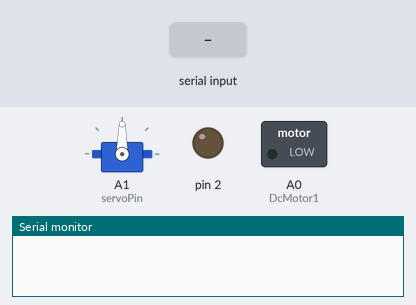
Recording of a sketch running on a simulated Arduino Uno, built with avr-gcc and run on an emulated ATmega328P. Parts: servo, switched loads named in the sketch (green lamp = pin HIGH), output pins drawn as LEDs (lit = HIGH), the last lines printed to the serial monitor. The inputs (shaded band) are chosen by the test bench.

Above: at 1.2 s.
1.3 s: "d" received over the second serial link
At 1.9 s:
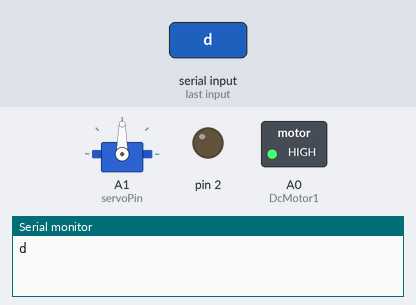
2.8 s: "b" received over the second serial link
At 4.2 s:
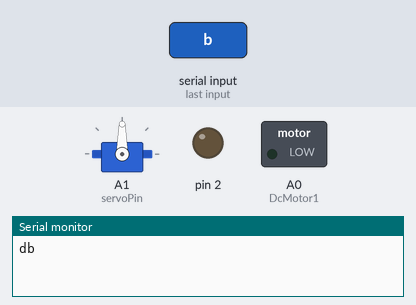
Timing chart, 0 to 5.8 s (numbered marks = the images above; inputs shaded):
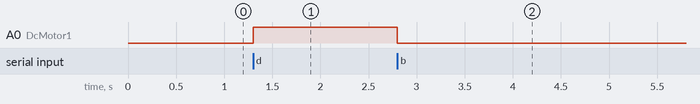

The sketch:

FEPcodeV3.ino
```cpp
/*
Samme do not touch stuff you dont understand !!
all I want you to do is put the startLunch method in void loop
then troble shoot the startLunch method. Put the pin number for the
motors in the according varible. Once Shoots are consistent and are perfect
wire spearker, leds, H-brige.
Thank you
love Raj

*/
// importing library's
#include <SoftwareSerial.h>
#include <Servo.h>
//defing notes in the array
#define NOTE_B0  31
#define NOTE_C1  33
#define NOTE_CS1 35
#define NOTE_D1  37
#define NOTE_DS1 39
#define NOTE_E1  41
#define NOTE_F1  44
#define NOTE_FS1 46
#define NOTE_G1  49
#define NOTE_GS1 52
#define NOTE_A1  55
#define NOTE_AS1 58
#define NOTE_B1  62
#define NOTE_C2  65
#define NOTE_CS2 69
#define NOTE_D2  73
#define NOTE_DS2 78
#define NOTE_E2  82
#define NOTE_F2  87
#define NOTE_FS2 93
#define NOTE_G2  98
#define NOTE_GS2 104
#define NOTE_A2  110
#define NOTE_AS2 117
#define NOTE_B2  123
#define NOTE_C3  131
#define NOTE_CS3 139
#define NOTE_D3  147
#define NOTE_DS3 156
#define NOTE_E3  165
#define NOTE_F3  175
#define NOTE_FS3 185
#define NOTE_G3  196
#define NOTE_GS3 208
#define NOTE_A3  220
#define NOTE_AS3 233
#define NOTE_B3  247
#define NOTE_C4  262
#define NOTE_CS4 277
#define NOTE_D4  294
#define NOTE_DS4 311
#define NOTE_E4  330
#define NOTE_F4  349
#define NOTE_FS4 370
#define NOTE_G4  392
#define NOTE_GS4 415
#define NOTE_A4  440
#define NOTE_AS4 466
#define NOTE_B4  494
#define NOTE_C5  523
#define NOTE_CS5 554
#define NOTE_D5  587
#define NOTE_DS5 622
#define NOTE_E5  659
#define NOTE_F5  698
#define NOTE_FS5 740
#define NOTE_G5  784
#define NOTE_GS5 831
#define NOTE_A5  880
#define NOTE_AS5 932
#define NOTE_B5  988
#define NOTE_C6  1047
#define NOTE_CS6 1109
#define NOTE_D6  1175
#define NOTE_DS6 1245
#define NOTE_E6  1319
#define NOTE_F6  1397
#define NOTE_FS6 1480
#define NOTE_G6  1568
#define NOTE_GS6 1661
#define NOTE_A6  1760
#define NOTE_AS6 1865
#define NOTE_B6  1976
#define NOTE_C7  2093
#define NOTE_CS7 2217
#define NOTE_D7  2349
#define NOTE_DS7 2489
#define NOTE_E7  2637
#define NOTE_F7  2794
#define NOTE_FS7 2960
#define NOTE_G7  3136
#define NOTE_GS7 3322
#define NOTE_A7  3520
#define NOTE_AS7 3729
#define NOTE_B7  3951
#define NOTE_C8  4186
#define NOTE_CS8 4435
#define NOTE_D8  4699
#define NOTE_DS8 4978
#define REST      0

/*
Rajvansh Sandhu
2024-01-14
This code allows a robot to go and stop 10 cm aways from a wall
and shoot a ball in the hoop.
*/
int trigPin = 9;
int echopin = 8;
int BTserialParameter1 = 13;
int BTserialParameter2 = 12;
int DcMotor1 = A0;
const int servoPin = A1;
int DriveMotor1 = 6;
int DriveMotor2 = 5;
char BTDataIn;

SoftwareSerial BTSerial(BTserialParameter1, BTserialParameter2);
Servo servo1;
int melody[] = {

  // Pink Panther theme
  // Open MenuPink Panther Tone Using Arduino by rayankiwan63 https://www.instructables.com/Pink-Panther-Tone-Using-Arduino/
  // Score available at https://musescore.com/benedictsong/the-pink-panther
  // Theme by Masato Nakamura, arranged by Teddy Mason

  REST,2, REST,4, REST,8, NOTE_DS4,8,
  NOTE_E4,-4, REST,8, NOTE_FS4,8, NOTE_G4,-4, REST,8, NOTE_DS4,8,
  NOTE_E4,-8, NOTE_FS4,8,  NOTE_G4,-8, NOTE_C5,8, NOTE_B4,-8, NOTE_E4,8, NOTE_G4,-8, NOTE_B4,8,
  NOTE_AS4,2, NOTE_A4,-16, NOTE_G4,-16, NOTE_E4,-16, NOTE_D4,-16,
  NOTE_E4,2, REST,4, REST,8, NOTE_DS4,4,

  NOTE_E4,-4, REST,8, NOTE_FS4,8, NOTE_G4,-4, REST,8, NOTE_DS4,8,
  NOTE_E4,-8, NOTE_FS4,8,  NOTE_G4,-8, NOTE_C5,8, NOTE_B4,-8, NOTE_G4,8, NOTE_B4,-8, NOTE_E5,8,
  NOTE_DS5,1,
  NOTE_D5,2, REST,4, REST,8, NOTE_DS4,8,
  NOTE_E4,-4, REST,8, NOTE_FS4,8, NOTE_G4,-4, REST,8, NOTE_DS4,8,
  NOTE_E4,-8, NOTE_FS4,8,  NOTE_G4,-8, NOTE_C5,8, NOTE_B4,-8, NOTE_E4,8, NOTE_G4,-8, NOTE_B4,8,

  NOTE_AS4,2, NOTE_A4,-16, NOTE_G4,-16, NOTE_E4,-16, NOTE_D4,-16,
  NOTE_E4,-4, REST,4,
  REST,4, NOTE_E5,-8, NOTE_D5,8, NOTE_B4,-8, NOTE_A4,8, NOTE_G4,-8, NOTE_E4,-8,
  NOTE_AS4,16, NOTE_A4,-8, NOTE_AS4,16, NOTE_A4,-8, NOTE_AS4,16, NOTE_A4,-8, NOTE_AS4,16, NOTE_A4,-8,
  NOTE_G4,-16, NOTE_E4,-16, NOTE_D4,-16, NOTE_E4,16, NOTE_E4,16, NOTE_E4,2,

};


void setup() {
  // setting serial communicaion to 9600
  Serial.begin(9600);
  //setting bt conmmunicaion to 9600
  BTSerial.begin(9600);
  // setting pins for ultra sonic sensor
  pinMode(trigPin, OUTPUT);
  pinMode(echopin, INPUT);
  pinMode(BTserialParameter1, INPUT);
  pinMode(BTserialParameter2, OUTPUT);
  pinMode(DcMotor1, OUTPUT);
  pinMode(2, OUTPUT);
  servo1.attach(servoPin); //function in the library
  // declearing what pin is the motor is connected to
}


bool FoundWall(int trigPin,int echopin, int wallDistance){
long duration;
float distance;
//setting the trig pin low/0
digitalWrite(trigPin, LOW);

delayMicroseconds(2);// waiting to Microseconds then sending sound waves out
digitalWrite(trigPin, HIGH);

delayMicroseconds(10);// waiting 10 Microseconds then making trig pin low to stop sending sound waves
digitalWrite(trigPin, LOW);

//using the pluseIn function to read the echoPin value and store it in Duration
duration = pulseIn(echopin, HIGH);

//from the time it took the sound wave to return be can calulate how far the object is
distance = duration*0.034/2;

if ( distance<= wallDistance){
  return true;
} else{
  return false;
}
}


char readBluetoothData(){

//setting the pins of the module

char BTDataIn;

if( BTSerial.available() > 0){

  // reading the data
  BTDataIn = BTSerial.read();
  Serial.print(BTDataIn);
  return BTDataIn;
}
}

bool wait(int seconds){
int prvMillis = 0;
//making the leds flash in sync with the music.
int currentMillis = millis();
if((currentMillis - prvMillis) >= seconds){
 prvMillis = currentMillis;
 return true;
} else {
  return false;
}
}

void ledFlash(int Duration,int blueLed,int redLed){
int ledState = 0;

if(wait(Duration) == true){
 if(ledState == 1){
   ledState =0;
   digitalWrite(blueLed, LOW);
   digitalWrite(redLed, HIGH);
  }
  else {
    ledState = 1;
    digitalWrite(blueLed, HIGH);
    digitalWrite(redLed, LOW);
  }
  }
}
void pinkpanther(int speakerPin, int melody[]){
  int tempo = 120;
  int notes = sizeof(melody) / sizeof(melody[0]) / 2;
  int wholenote = (60000 * 4) / tempo;
  int noteDuration;
  int currentNote = 0;

  if (currentNote < notes) {

    // Check if enough time has passed to play the next note
    if (wait(noteDuration) == true) {
      // Calculate note duration and start time for the next note
      int divider = melody[currentNote * 2 + 1];
      if (divider > 0) {
        noteDuration = (wholenote) / divider;
      } else if (divider < 0) {
        noteDuration = (wholenote) / abs(divider);
        noteDuration *= 1.5;
      }

      // Play the current note
      int notePitch = melody[currentNote * 2];
      if (notePitch != 0) {
        tone(speakerPin, notePitch, noteDuration * 0.9);
      } else {
        noTone(speakerPin);
      }
    }
    currentNote++;
   }else {
    // Reset the melody to play it again
    currentNote = 0;
  }
}

void StartLaunch(int DcMotor1, Servo ServoMotor){
//making the motors spain
analogWrite(DcMotor1, 100);
int angle=90;
//writing the angle to the motor
servo1.write(angle);
if(wait(2000) == true){
  //writing the angle to the motor
  angle= 0;
}
}

void loop() {
  BTDataIn = readBluetoothData();

  if(BTDataIn == 'd'){
        //making the motors spain
    analogWrite(DcMotor1, 185);
    int angle=90;
  //writing the angle to the motor
  servo1.write(angle);
  if(wait(2000) == true){
    //writing the angle to the motor
    angle= 0;
}

servo1.write(90);


}
else if(BTDataIn == 'b'){
  analogWrite(DcMotor1 , 0);

}

}
```

Measured:
- after the input at 1.3 s, A0 (DcMotor1): LOW → HIGH at once
- after the input at 2.8 s, A0 (DcMotor1): HIGH → LOW at once
